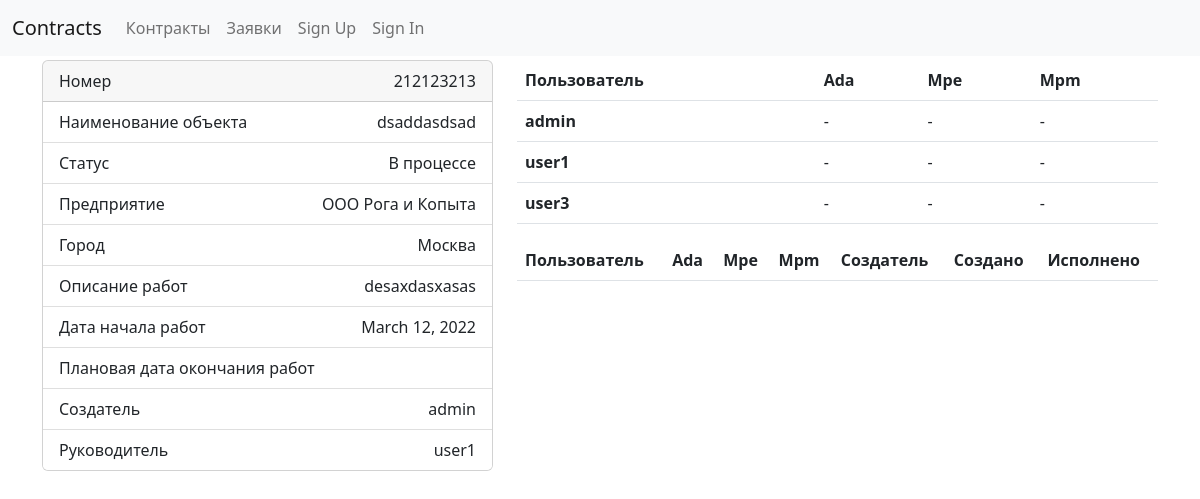
Page /contracts/3/ on the earlier database version.
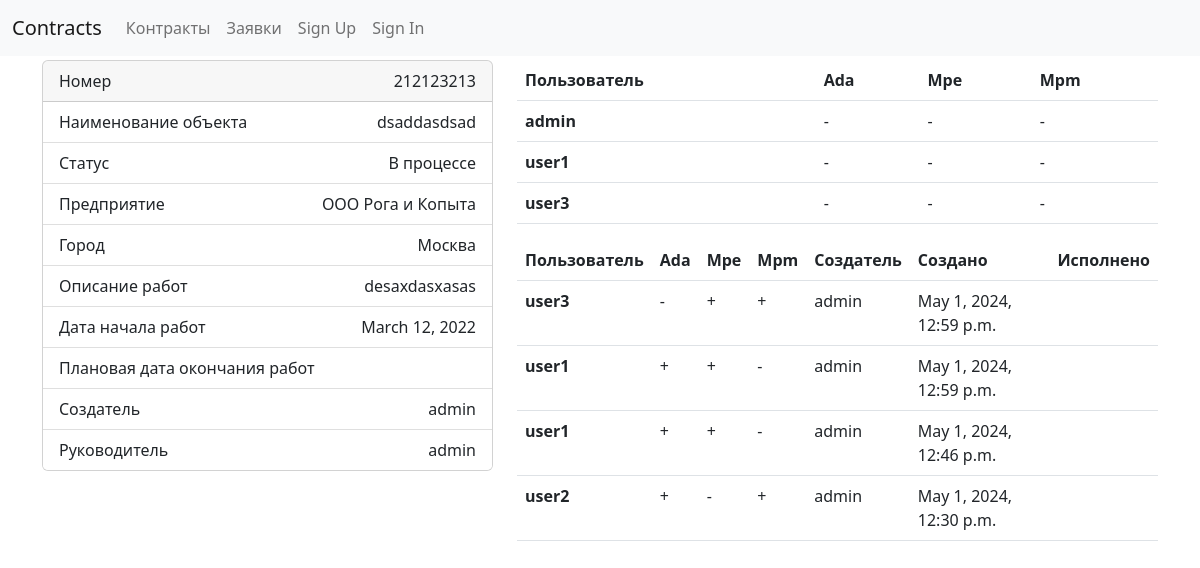
Same page on the later database version.
### contracts/users/models.py (models this page shows, shortened)
class Contract(models.Model):
    number = models.BigIntegerField("Номер контракта")
    object = models.CharField("Наименование объекта", max_length=150)
    state = models.CharField(
        "Статус",
        max_length=50,
        choices=[
            ("in_process", "В процессе"),
            ("restored", "Восстановлен"),
            ("contract_organization", "Организация контракта"),
        ],
        default="in_process",
    )
    company = models.ForeignKey(
        Company, on_delete=models.CASCADE, verbose_name="Предприятие"
    )
    town = models.ForeignKey(Town, on_delete=models.CASCADE, verbose_name="Город")
    description = models.TextField("Описание работ")
    start = models.DateField("Дата начала работ", blank=True, null=True)
    end = models.DateField("Плановая дата окончания работ", blank=True, null=True)
    creator = models.ForeignKey(
        User,
        verbose_name="Создатель",
        on_delete=models.PROTECT,
        null=True,
        blank=True,
        related_name="created_contracts",
        editable=False,
    )
    gip = models.ForeignKey(
        User,
        verbose_name="Руководитель",
        on_delete=models.PROTECT,
        blank=True,
        null=True,
        related_name="gip_contracts",
    )
    users = models.ManyToManyField(
        User,
        blank=True,
        null=True,
        verbose_name="Пользователи",
        related_name="contracts",
    )
    class Meta:
        verbose_name_plural = _("Контракты")
        verbose_name = _("Контракт")

class Company(models.Model):
    name = models.CharField("Наименование", max_length=50, unique=True)
    class Meta:
        verbose_name_plural = _("Компании")
        verbose_name = _("Компания")
    def __str__(self) -> str:
        return self.name

class Town(models.Model):
    name = models.CharField("Наименование", max_length=50, unique=True)
    class Meta:
        verbose_name_plural = _("Города")
        verbose_name = _("Город")
    def __str__(self) -> str:
        return self.name

class User(AbstractUser):
    name = models.CharField(_("Name of User"), blank=True, max_length=255)
    first_name = None  # type: ignore[assignment]
    last_name = None  # type: ignore[assignment]
    supervisor = models.BooleanField("Руководитель", default=False)
    it_staff = models.BooleanField("IT персонал", default=False)

class UserContractFolders(models.Model):
    user = models.ForeignKey(
        User,
        on_delete=models.CASCADE,
        verbose_name="Пользователь",
        related_name="contract_folders",
    )
    contract = models.ForeignKey(
        Contract,
        on_delete=models.CASCADE,
        verbose_name="Контракт",
        related_name="user_folders",
    )
    ada = models.BooleanField(default=False)
    mpe = models.BooleanField(default=False)
    mpm = models.BooleanField(default=False)
    class Meta:
        verbose_name_plural = _("Доступы к директориям")
        verbose_name = _("Доступы к директориям")

class PermissionRequest(models.Model):
    user = models.ForeignKey(
        User,
        on_delete=models.CASCADE,
        verbose_name="Пользователь",
        related_name="permission_requests",
    )
    contract = models.ForeignKey(
        Contract,
        on_delete=models.CASCADE,
        verbose_name="Контракт",
        related_name="permission_requests",
    )
    ada = models.BooleanField(default=False)
    mpe = models.BooleanField(default=False)
    mpm = models.BooleanField(default=False)
    creator = models.ForeignKey(
        User,
        verbose_name="Создатель",
        on_delete=models.PROTECT,
        null=True,
        blank=True,
        related_name="created_permission_requests",
        editable=False,
    )
    created = models.DateTimeField("Создано", auto_now_add=True)
    done = models.DateTimeField("Исполнено", null=True, blank=True)
    class Meta:
        verbose_name_plural = _("Заявки")
        verbose_name = _("Заявка")

### contracts/users/contract_views.py (the view)
# urls.py: path("<int:pk>/", ContractDetailView.as_view(), name="contract-detail"),
class ContractDetailView(DetailView):
    model = Contract
    def get_context_data(self, **kwargs):
        context = super(ContractDetailView, self).get_context_data(**kwargs)
        context["user_folders"] = UserContractFolders.objects.filter(
            contract=self.kwargs.get("pk")
        ).select_related("user")
        context["permission_requests"] = (
            PermissionRequest.objects.filter(contract=self.kwargs.get("pk"))
            .select_related("user", "creator")
            .order_by("-id")
        )
        return context

### contracts/users/context_processors.py (called while the page is built)
def allauth_settings(request):
    return {
        "ACCOUNT_ALLOW_REGISTRATION": settings.ACCOUNT_ALLOW_REGISTRATION,
    }

### contracts/templates/users/contract_detail.html (shortened to what this page needs)
{% extends "base.html" %}
{% load crispy_forms_tags %}
{% block content %}
<div class="row mb-5">
  <div class="col-5">
    <div class="card">
        <div class="card-header d-flex justify-content-between">
          <span>Номер</span><span>{{contract.number}}</span>
        </div>
        <ul class="list-group list-group-flush">
          <li class="list-group-item d-flex justify-content-between"><span>Наименование объекта</span><span>{{contract.object}}</span></li>
          <li class="list-group-item d-flex justify-content-between"><span>Статус</span><span>{{contract.get_state_display}}</span></li>
          <li class="list-group-item d-flex justify-content-between"><span>Предприятие</span><span>{{contract.company}}</span></li>
          <li class="list-group-item d-flex justify-content-between"><span>Город</span><span>{{contract.town}}</span></li>
          <li class="list-group-item d-flex justify-content-between"><span>Описание работ</span><span>{{contract.description}}</span></li>
          <li class="list-group-item d-flex justify-content-between"><span>Дата начала работ</span><span>{{contract.start}}</span></li>
          <li class="list-group-item d-flex justify-content-between"><span>Плановая дата окончания работ</span></li>
          <li class="list-group-item d-flex justify-content-between"><span>Создатель</span><span>{{contract.creator}}</span></li>
          <li class="list-group-item d-flex justify-content-between"><span>Руководитель</span><span>{{contract.gip}}</span></li>
        </ul>
      </div>
  </div>
  <div class="col-7">
    <table class="table">
        <thead>
          <tr>
            <th scope="col">Пользователь</th>
            <th scope="col">Ada</th>
            <th scope="col">Mpe</th>
            <th scope="col">Mpm</th>
          </tr>
        </thead>
        <tbody>
            {% for user in user_folders %}
              <tr>
                <th scope="row">
                    {{user.user}}
                </th>
                <td>{% if user.ada %}+{% else %}-{% endif %}</td>
                <td>{% if user.mpe %}+{% else %}-{% endif %}</td>
                <td>{% if user.mpm %}+{% else %}-{% endif %}</td>
              </tr>
            {% endfor %}
        </tbody>
    </table>
    <table class="table mt-3">
      <thead>
        <tr>
          <th scope="col">Пользователь</th>
          <th scope="col">Ada</th>
          <th scope="col">Mpe</th>
          <th scope="col">Mpm</th>
          <th scope="col">Создатель</th>
          <th scope="col">Создано</th>
          <th scope="col">Исполнено</th>
        </tr>
      </thead>
      <tbody>
          {% for r in permission_requests %}
            <tr>
              <th scope="row">
                  {{r.user}}
              </th>
              <td>{% if r.ada %}+{% else %}-{% endif %}</td>
              <td>{% if r.mpe %}+{% else %}-{% endif %}</td>
              <td>{% if r.mpm %}+{% else %}-{% endif %}</td>
              <td>{{r.creator}}</td>
              <td>{{r.created}}</td>
              <td>{% if r.done %}{{r.done}}{% endif %}</td>
            </tr>
          {% endfor %}
      </tbody>
  </table>
  </div>
</div>
{% endblock content %}

### contracts/templates/base.html (shortened to what this page needs)
{% load static i18n %}<!DOCTYPE html>
{% get_current_language as LANGUAGE_CODE %}
<html lang="{{ LANGUAGE_CODE }}">
  <head>
  {% block css %}
    <link rel="stylesheet"
          href="https://cdnjs.cloudflare.com/ajax/libs/bootstrap/5.2.3/css/bootstrap.min.css"
 />
  <link href="{% static 'css/project.css' %}" rel="stylesheet" />
{% endblock css %}
</head>
<body class="{% block bodyclass %}{% endblock bodyclass %}">
  {% block body %}
  <div class="mb-1">
    <nav class="navbar navbar-expand-md navbar-light bg-light">
      <div class="container-fluid">
        <a class="navbar-brand" href="{% url 'home' %}">Contracts</a>
        <div class="collapse navbar-collapse" id="navbarSupportedContent">
          <ul class="navbar-nav mr-auto">
            <li class="nav-item">
              <a class="nav-link" href="{% url 'contracts:contract-list' %}">Контракты</a>
            </li>
            <li class="nav-item">
              <a class="nav-link" href="{% url 'contracts:permission-request-list' %}">Заявки</a>
            </li>
            {% if request.user.is_authenticated %}
              <li class="nav-item">
                <a class="nav-link"
                   href="{% url 'users:detail' request.user.username %}">{% translate "My Profile" %}</a>
              </li>
              <li class="nav-item">
                <a class="nav-link" href="{% url 'account_logout' %}">{% translate "Sign Out" %}</a>
              </li>
            {% else %}
              {% if ACCOUNT_ALLOW_REGISTRATION %}
                <li class="nav-item">
                  <a id="sign-up-link" class="nav-link" href="{% url 'account_signup' %}">{% translate "Sign Up" %}</a>
                </li>
              {% endif %}
              <li class="nav-item">
                <a id="log-in-link" class="nav-link" href="{% url 'account_login' %}">{% translate "Sign In" %}</a>
              </li>
            {% endif %}
          </ul>
        </div>
      </div>
    </nav>
  </div>
  <div class="container">
    {% block main %}
      {% block content %}{% endblock content %}
    {% endblock main %}
  </div>
  {% endblock body %}
</body>
</html>

Differences in the rows shown:
changed Contract "dsaddasdsad": gip "user1" → "admin"
added PermissionRequest: user "user3", creator "admin", created "May 1, 2024, 12:59 p.m."
added PermissionRequest: user "user1", creator "admin", created "May 1, 2024, 12:59 p.m."
added PermissionRequest: user "user1", creator "admin", created "May 1, 2024, 12:46 p.m."
added PermissionRequest: user "user2", creator "admin", created "May 1, 2024, 12:30 p.m."
